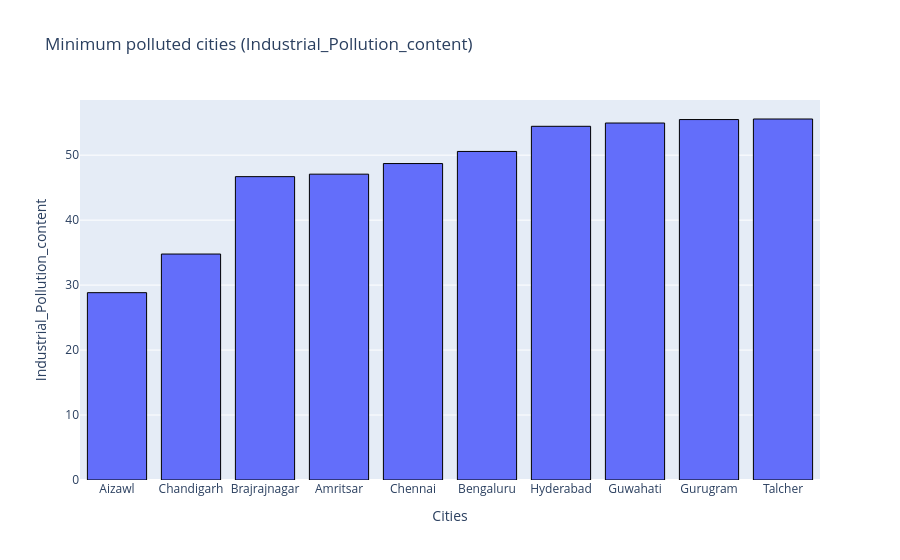
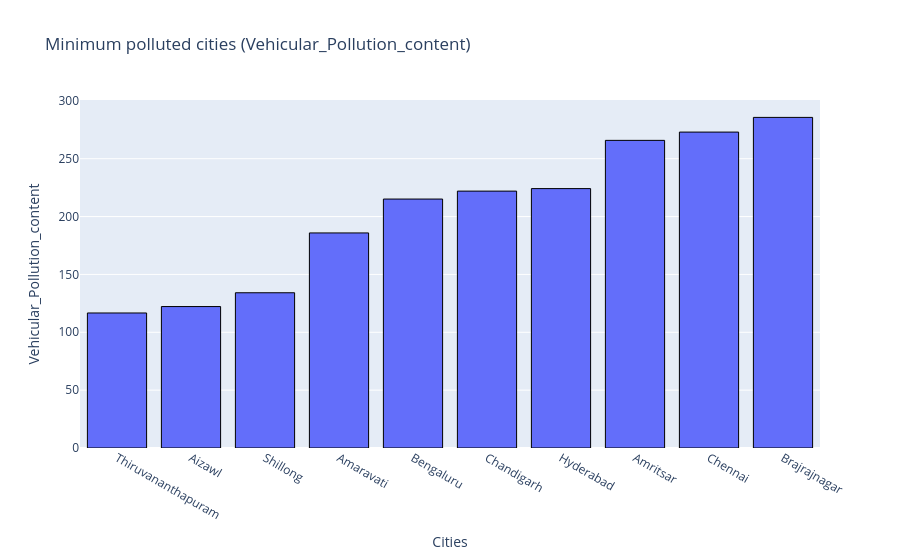

The code cell stored with these charts, in order, in its notebook:
### Code cell
import plotly.express as px

def min_bar_plot(var):
    x1 = df2[['City', var]].groupby(["City"]).mean().sort_values(by=var, ascending=True).head(10).reset_index()
    fig = px.bar(
        x1,
        x='City',
        y=var,
        title=f'Minimum polluted cities ({var})',
        labels={'City': 'Cities', var: var}
    )
    fig.update_traces(marker_line_color='black', marker_line_width=1)
    fig.show()
    return fig

p1 = min_bar_plot('Industrial_Pollution_content')
p2 = min_bar_plot('Vehicular_Pollution_content')

### Figure 1 — Plotly figure (JSON) as saved in the notebook; plotly's stock layout.template omitted (floating-point values rounded to 4 significant figures)
{"data": [{"alignmentgroup": "True", "hovertemplate": "Cities=%{x}<br>Industrial_Pollution_content=%{y}<extra></extra>", "legendgroup": "", "marker": {"color": "#636efa", "line": {"color": "black", "width": 1}, "pattern": {"shape": ""}}, "name": "", "offsetgroup": "", "orientation": "v", "showlegend": false, "textposition": "auto", "type": "bar", "x": ["Aizawl", "Chandigarh", "Brajrajnagar", "Amritsar", "Chennai", "Bengaluru", "Hyderabad", "Guwahati", "Gurugram", "Talcher"], "xaxis": "x", "y": [28.84, 34.78, 46.69, 47.07, 48.71, 50.57, 54.44, 54.95, 55.48, 55.57], "yaxis": "y"}], "layout": {"barmode": "relative", "legend": {"tracegroupgap": 0}, "title": {"text": "Minimum polluted cities (Industrial_Pollution_content)"}, "xaxis": {"anchor": "y", "domain": [0, 1], "title": {"text": "Cities"}}, "yaxis": {"anchor": "x", "domain": [0, 1], "title": {"text": "Industrial_Pollution_content"}}}}

### Figure 2 — Plotly figure (JSON) as saved in the notebook; plotly's stock layout.template omitted (floating-point values rounded to 4 significant figures)
{"data": [{"alignmentgroup": "True", "hovertemplate": "Cities=%{x}<br>Vehicular_Pollution_content=%{y}<extra></extra>", "legendgroup": "", "marker": {"color": "#636efa", "line": {"color": "black", "width": 1}, "pattern": {"shape": ""}}, "name": "", "offsetgroup": "", "orientation": "v", "showlegend": false, "textposition": "auto", "type": "bar", "x": ["Thiruvananthapuram", "Aizawl", "Shillong", "Amaravati", "Bengaluru", "Chandigarh", "Hyderabad", "Amritsar", "Chennai", "Brajrajnagar"], "xaxis": "x", "y": [116.7, 122.2, 134.2, 185.9, 215.1, 222.0, 224.2, 265.9, 273.0, 285.7], "yaxis": "y"}], "layout": {"barmode": "relative", "legend": {"tracegroupgap": 0}, "title": {"text": "Minimum polluted cities (Vehicular_Pollution_content)"}, "xaxis": {"anchor": "y", "domain": [0, 1], "title": {"text": "Cities"}}, "yaxis": {"anchor": "x", "domain": [0, 1], "title": {"text": "Vehicular_Pollution_content"}}}}
